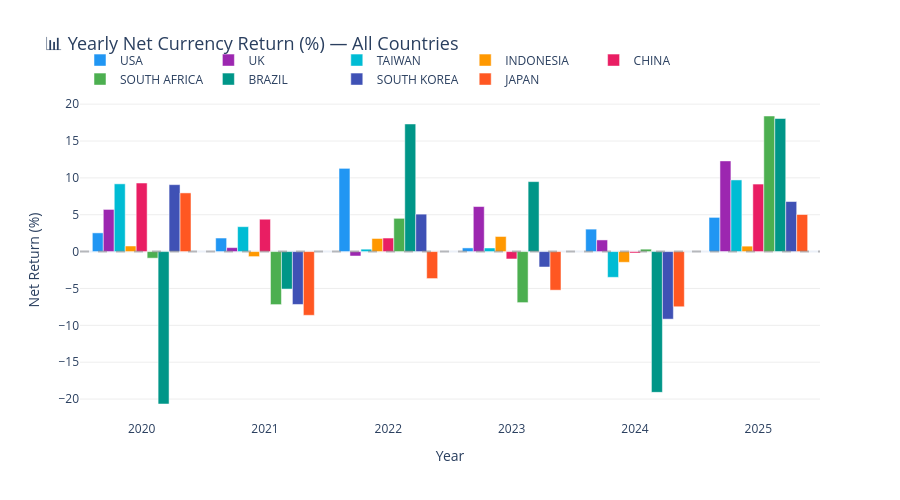

Notebook code cell kept with this figure:
### Code cell
# ── Graph 2: Grouped Bar — Net Return per Year, grouped by Country ──
fig = go.Figure()
for country in COUNTRIES:
    df_c = results_df[results_df['Country'] == country].sort_values('Year')
    fig.add_trace(go.Bar(
        name=country,
        x=[str(y) for y in df_c['Year']],
        y=df_c['Net Return (%)'],
        marker_color=COUNTRY_COLORS[country]
    ))

fig.add_hline(y=0, line_dash='dash', line_color='gray', opacity=0.5)
fig.update_layout(
    title=dict(text='📊 Yearly Net Currency Return (%) — All Countries', font=dict(size=18)),
    barmode='group',
    xaxis_title='Year',
    yaxis_title='Net Return (%)',
    height=500,
    plot_bgcolor='rgba(0,0,0,0)',
    yaxis=dict(gridcolor='#eee'),
    legend=dict(orientation='h', yanchor='bottom', y=1.02)
)
fig.show()

### Figure 1 — Plotly figure (JSON) as saved in the notebook; plotly's stock layout.template omitted (floating-point values rounded to 4 significant figures)
{"data": [{"marker": {"color": "#2196F3"}, "name": "USA", "type": "bar", "x": ["2020", "2021", "2022", "2023", "2024", "2025"], "y": [2.54, 1.84, 11.29, 0.5, 3.05, 4.64]}, {"marker": {"color": "#9C27B0"}, "name": "UK", "type": "bar", "x": ["2020", "2021", "2022", "2023", "2024", "2025"], "y": [5.72, 0.54, -0.6, 6.11, 1.58, 12.3]}, {"marker": {"color": "#00BCD4"}, "name": "TAIWAN", "type": "bar", "x": ["2020", "2021", "2022", "2023", "2024", "2025"], "y": [9.19, 3.38, 0.33, 0.49, -3.49, 9.72]}, {"marker": {"color": "#FF9800"}, "name": "INDONESIA", "type": "bar", "x": ["2020", "2021", "2022", "2023", "2024", "2025"], "y": [0.76, -0.68, 1.78, 2.05, -1.45, 0.74]}, {"marker": {"color": "#E91E63"}, "name": "CHINA", "type": "bar", "x": ["2020", "2021", "2022", "2023", "2024", "2025"], "y": [9.3, 4.39, 1.84, -1.0, -0.19, 9.16]}, {"marker": {"color": "#4CAF50"}, "name": "SOUTH AFRICA", "type": "bar", "x": ["2020", "2021", "2022", "2023", "2024", "2025"], "y": [-0.89, -7.19, 4.51, -6.92, 0.33, 18.39]}, {"marker": {"color": "#009688"}, "name": "BRAZIL", "type": "bar", "x": ["2020", "2021", "2022", "2023", "2024", "2025"], "y": [-20.67, -5.08, 17.31, 9.49, -19.09, 18.05]}, {"marker": {"color": "#3F51B5"}, "name": "SOUTH KOREA", "type": "bar", "x": ["2020", "2021", "2022", "2023", "2024", "2025"], "y": [9.08, -7.17, 5.08, -2.09, -9.16, 6.79]}, {"marker": {"color": "#FF5722"}, "name": "JAPAN", "type": "bar", "x": ["2020", "2021", "2022", "2023", "2024", "2025"], "y": [7.96, -8.64, -3.66, -5.23, -7.48, 5.03]}], "layout": {"barmode": "group", "height": 500, "legend": {"orientation": "h", "y": 1.02, "yanchor": "bottom"}, "plot_bgcolor": "rgba(0,0,0,0)", "shapes": [{"line": {"color": "gray", "dash": "dash"}, "opacity": 0.5, "type": "line", "x0": 0, "x1": 1, "xref": "x domain", "y0": 0, "y1": 0, "yref": "y"}], "title": {"font": {"size": 18}, "text": "📊 Yearly Net Currency Return (%) — All Countries"}, "xaxis": {"title": {"text": "Year"}}, "yaxis": {"gridcolor": "#eee", "title": {"text": "Net Return (%)"}}}}
